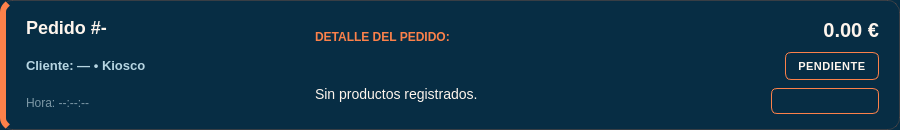
<?xml version="1.0" encoding="UTF-8"?>
<ui version="4.0">
 <class>PedidoAdminCardUI</class>
 <widget class="QFrame" name="PedidoAdminCardUI">
  <property name="geometry">
   <rect>
    <x>0</x>
    <y>0</y>
    <width>900</width>
    <height>130</height>
   </rect>
  </property>
  <property name="styleSheet">
   <string>QFrame#PedidoAdminCardUI { background-color: #072D44; border: 1px solid rgba(252,129,74,0.2); border-left: 6px solid #FC814A; border-radius: 12px; } QLabel { background: transparent; }</string>
  </property>

  <layout class="QHBoxLayout" name="rowLayout">
   <property name="spacing">
    <number>15</number>
   </property>
   <property name="leftMargin">
    <number>20</number>
   </property>
   <property name="topMargin">
    <number>15</number>
   </property>
   <property name="rightMargin">
    <number>20</number>
   </property>
   <property name="bottomMargin">
    <number>15</number>
   </property>

   <!-- COLUMNA IZQUIERDA: id, cliente, hora -->
   <item stretch="2">
    <layout class="QVBoxLayout" name="leftLayout">
     <item>
      <widget class="QLabel" name="lblId">
       <property name="styleSheet">
        <string>font-size: 18px; font-weight: 800; color: #FEF5ED;</string>
       </property>
       <property name="text">
        <string>Pedido #-</string>
       </property>
      </widget>
     </item>
     <item>
      <widget class="QLabel" name="lblCliente">
       <property name="styleSheet">
        <string>font-size: 13px; color: #B6D5E2; font-weight: 600;</string>
       </property>
       <property name="text">
        <string>Cliente: — • Kiosco</string>
       </property>
      </widget>
     </item>
     <item>
      <widget class="QLabel" name="lblHora">
       <property name="styleSheet">
        <string>font-size: 12px; color: #7B97A5;</string>
       </property>
       <property name="text">
        <string>Hora: --:--:--</string>
       </property>
      </widget>
     </item>
    </layout>
   </item>

   <!-- COLUMNA CENTRAL: detalle productos -->
   <item stretch="4">
    <layout class="QVBoxLayout" name="centerLayout">
     <item>
      <widget class="QLabel" name="lblDetalleTitulo">
       <property name="styleSheet">
        <string>font-size: 12px; font-weight: 700; color: #FC814A;</string>
       </property>
       <property name="text">
        <string>DETALLE DEL PEDIDO:</string>
       </property>
      </widget>
     </item>
     <item>
      <widget class="QLabel" name="lblProductos">
       <property name="styleSheet">
        <string>font-size: 14px; color: #FEF5ED;</string>
       </property>
       <property name="text">
        <string>Sin productos registrados.</string>
       </property>
       <property name="wordWrap">
        <bool>true</bool>
       </property>
      </widget>
     </item>
    </layout>
   </item>

   <!-- COLUMNA DERECHA: total, badge estado, selector -->
   <item stretch="2">
    <layout class="QVBoxLayout" name="rightLayout">
     <property name="spacing">
      <number>8</number>
     </property>
     <item alignment="Qt::AlignRight">
      <widget class="QLabel" name="lblTotal">
       <property name="styleSheet">
        <string>font-size: 20px; font-weight: 800; color: #FEF5ED;</string>
       </property>
       <property name="text">
        <string>0.00 €</string>
       </property>
       <property name="alignment">
        <set>Qt::AlignRight|Qt::AlignVCenter</set>
       </property>
      </widget>
     </item>
     <item alignment="Qt::AlignRight">
      <widget class="QLabel" name="lblBadgeEstado">
       <property name="styleSheet">
        <string>background-color: #072D44; color: #FEF5ED; border: 1px solid #FC814A; border-radius: 6px; font-size: 11px; font-weight: 800; padding: 4px 12px; letter-spacing: 0.5px;</string>
       </property>
       <property name="text">
        <string>PENDIENTE</string>
       </property>
       <property name="alignment">
        <set>Qt::AlignCenter</set>
       </property>
      </widget>
     </item>
     <item alignment="Qt::AlignRight">
      <widget class="QComboBox" name="selectorEstado">
       <property name="cursor">
        <cursorShape>PointingHandCursor</cursorShape>
       </property>
       <property name="styleSheet">
        <string>QComboBox { background-color: #072D44; border: 1px solid #FC814A; border-radius: 6px; color: #FEF5ED; padding: 4px 25px 4px 10px; font-size: 12px; font-weight: 600; } QComboBox::drop-down { subcontrol-origin: padding; subcontrol-position: top right; width: 20px; border: none; } QComboBox QAbstractItemView { background-color: #072D44; color: #FEF5ED; selection-background-color: #FC814A; }</string>
       </property>
      </widget>
     </item>
    </layout>
   </item>

  </layout>
 </widget>
</ui>
